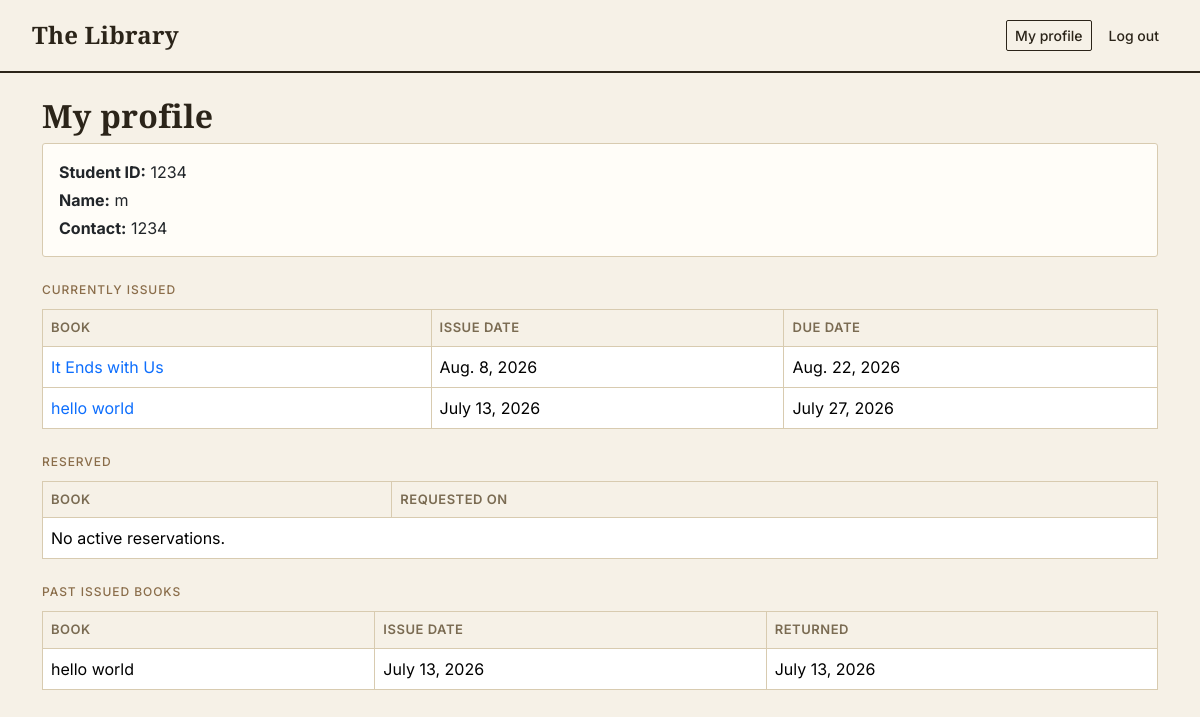
Page /miniapp/profile/ (signed in) on the committed database.
### miniapp/models.py (models this page shows, shortened)
class Student(models.Model):
    user = models.OneToOneField(User, on_delete=models.CASCADE)
    student_id = models.CharField(max_length=20, unique=True)
    full_name = models.CharField(max_length=200)
    contact = models.CharField(max_length=100, blank=True)
    class Meta:
        ordering = ['student_id']

class IssueRecord(models.Model):
    STATUS_CHOICES = [
        ('requested', 'Requested'),   # student asked to issue, awaiting librarian approval
        ('reserved', 'Reserved'),     # student reserved an unavailable book
        ('issued', 'Issued'),         # librarian approved and handed over a copy
        ('returned', 'Returned'),     # book has been returned
        ('rejected', 'Rejected'),     # librarian declined the request
    ]
    user = models.ForeignKey(User, on_delete=models.CASCADE, related_name='issue_records')
    book = models.ForeignKey(Book, on_delete=models.CASCADE, related_name='issue_records')
    copy = models.ForeignKey(
        BookCopy, on_delete=models.SET_NULL, null=True, blank=True,
        related_name='issue_records',
        help_text='Assigned once the librarian approves and hands over a specific copy'
    )
    status = models.CharField(max_length=10, choices=STATUS_CHOICES, default='requested')
    requested_at = models.DateTimeField(auto_now_add=True)
    issue_date = models.DateField(null=True, blank=True)
    due_date = models.DateField(null=True, blank=True)
    return_date = models.DateField(null=True, blank=True)
    class Meta:
        ordering = ['-requested_at']

class Book(models.Model):
    title = models.CharField(max_length=200)
    author = models.CharField(max_length=200)
    isbn = models.CharField(max_length=13, unique=True)
    pages = models.IntegerField()
    summary = models.TextField(null=True, blank=True)
    photo = models.ImageField(upload_to='books/', null=True, blank=True)
    category = models.CharField(max_length=100, blank=True)
    shelf_location = models.CharField(max_length=50, blank=True)
    created_at = models.DateTimeField(auto_now_add=True)
    update_at = models.DateTimeField(auto_now_add=True)

### miniapp/views.py (the view)
# urls.py: path('profile/', views.profile, name='profile'),
@login_required
def profile(request):
    student = get_object_or_404(Student, user=request.user)
    records = IssueRecord.objects.filter(user=request.user)
    current_issued = records.filter(status='issued')
    past_issued = records.filter(status='returned')
    reserved = records.filter(status='reserved')
    return render(request, 'profile.html', {
        'student': student,
        'current_issued': current_issued,
        'past_issued': past_issued,
        'reserved': reserved,
    })

### miniapp/context_processors.py (called while the page is built, shortened)
def librarian_stats(request):
    return {}

### miniapp/templates/profile.html (shortened to what this page needs)
{% extends "layout.html" %}
{% block content %}
<h2 class="serif">My profile</h2>
<div class="card mb-4">
    <div class="card-body">
        <p class="mb-1"><strong>Student ID:</strong> {{ student.student_id }}</p>
        <p class="mb-1"><strong>Name:</strong> {{ student.full_name }}</p>
        <p class="mb-0"><strong>Contact:</strong> {{ student.contact|default:"—" }}</p>
    </div>
</div>
<div class="eyebrow">Currently issued</div>
<table class="table table-bordered mb-4">
    <tr><th>Book</th><th>Issue date</th><th>Due date</th></tr>
    {% for record in current_issued %}
    <tr>
        <td><a href="{% url 'book_detail' id=record.book.id %}" class="text-decoration-none">{{ record.book.title }}</a></td>
        <td>{{ record.issue_date }}</td>
        <td>{{ record.due_date }}</td>
    </tr>
    {% empty %}
    <tr><td colspan="3">No books currently issued.</td></tr>
    {% endfor %}
</table>
<div class="eyebrow">Reserved</div>
<table class="table table-bordered mb-4">
    <tr><th>Book</th><th>Requested on</th></tr>
    {% for record in reserved %}
    <tr>
        <td><a href="{% url 'book_detail' id=record.book.id %}" class="text-decoration-none">{{ record.book.title }}</a></td>
        <td>{{ record.requested_at }}</td>
    </tr>
    {% empty %}
    <tr><td colspan="2">No active reservations.</td></tr>
    {% endfor %}
</table>
<div class="eyebrow">Past issued books</div>
<table class="table table-bordered">
    <tr><th>Book</th><th>Issue date</th><th>Returned</th></tr>
    {% for record in past_issued %}
    <tr>
        <td>{{ record.book.title }}</td>
        <td>{{ record.issue_date }}</td>
        <td>{{ record.return_date }}</td>
    </tr>
    {% empty %}
    <tr><td colspan="3">No past issue history yet.</td></tr>
    {% endfor %}
</table>
{% endblock %}

### templates/layout.html (style rules this page uses)
:root { --paper: #F6F1E7; --card: #FFFDF8; --ink: #2B2419; --line: #D8CBB0; --muted: #7A6B52; --eyebrow: #8A6D4A; --good-border: #6B7F5E; --good-text: #4A5C3E; --warn-border: #A05C42; --warn-text: #7A4531; }
body { background: var(--paper); color: var(--ink); font-family: 'Inter', -apple-system, sans-serif; }
h1, h2, h3, h4, h5, .serif { font-family: 'Source Serif 4', Georgia, serif; font-weight: 700; letter-spacing: 0.01em; }
.eyebrow { font-size: 12px; text-transform: uppercase; letter-spacing: 0.08em; color: var(--eyebrow); font-weight: 500; margin-bottom: 10px; }
.card { background: var(--card); border: 1px solid var(--line); border-radius: 3px; box-shadow: none; }
table { border-color: var(--line) !important; }
.table-bordered th, .table-bordered td { border-color: var(--line); }
.table th { font-weight: 600; background: transparent; font-family: 'Inter', sans-serif; font-size: 13px; text-transform: uppercase; letter-spacing: 0.04em; color: var(--muted); }

### rows in the picture
Student: student_id "1234", full_name "m", contact "1234"
IssueRecord: book "It Ends with Us", issue_date "Aug. 8, 2026", due_date "Aug. 22, 2026"
IssueRecord: book "hello world", issue_date "July 13, 2026", due_date "July 27, 2026"
IssueRecord: book "hello world", issue_date "July 13, 2026", return_date "July 13, 2026"
